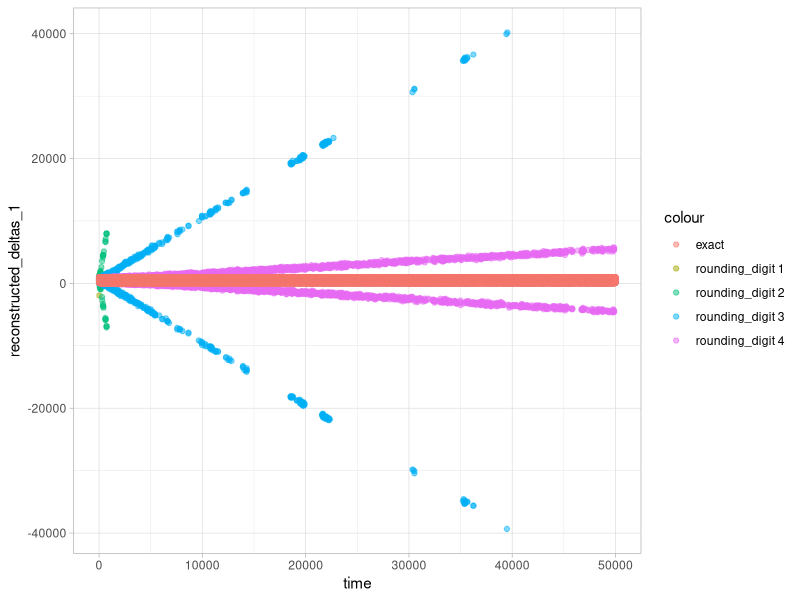
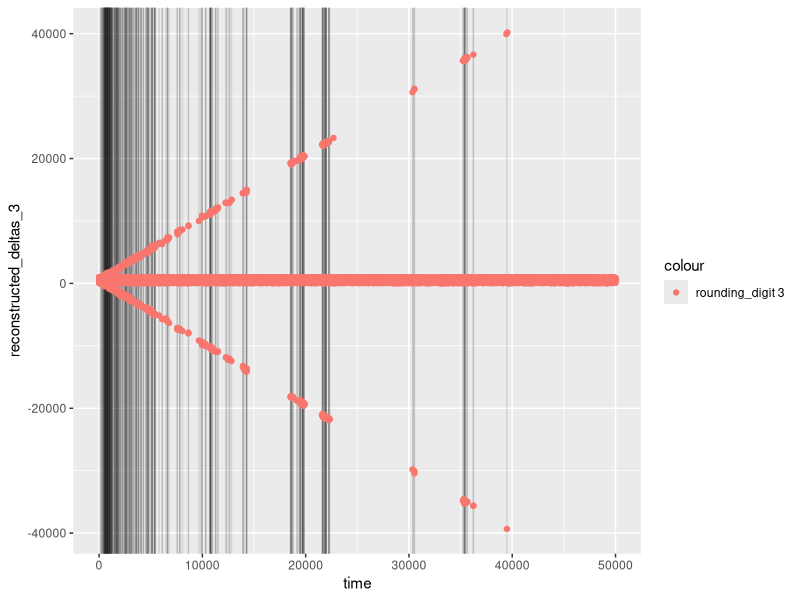
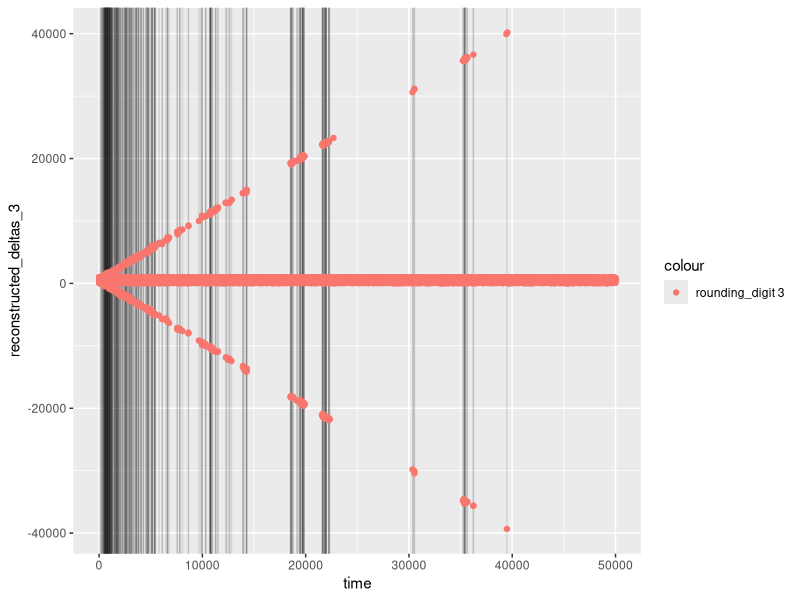

Source code (R) for these figures, in order:
## ---- chunk 1
library(tidyverse)
library(ggthemes)
library(gridExtra)
## ---- chunk 2
timepoints <- 50000
min_delta <- 0
max_delta <- 1000

time <- seq(from=1, to=timepoints, by=1)

getMonotonicIntegerRandomWalkDeltas <- function(boost=0) {
  diffs <- round(runif(timepoints, min_delta, max_delta+boost),0)
  return(diffs)
}

getReconstructionDeltaFrame <- function() {
  d_deltas = getMonotonicIntegerRandomWalkDeltas(0)
  d = cumsum(d_deltas)
  
  r_deltas = getMonotonicIntegerRandomWalkDeltas()
  r = cumsum(r_deltas)
  
  totals <- d+r
  
  reconstruct_deltas <- function(cum_votes, totals, rounding_digit) {
    rounded_pcts <- round(d / totals, rounding_digit)
    reconstruction <- rounded_pcts * totals
    reconstructed_deltas <- c(reconstruction[1], diff(reconstruction))
    return(reconstructed_deltas)
  }
  
  df <- data.frame(
    time=time,
    d=d,
    r=r,
    reconstructed_deltas_5 = reconstruct_deltas(d, totals, 5),
    reconstructed_deltas_4 = reconstruct_deltas(d, totals, 4),
    reconstructed_deltas_3 = reconstruct_deltas(d, totals, 3),
    reconstructed_deltas_2 = reconstruct_deltas(d, totals, 2),
    reconstructed_deltas_1 = reconstruct_deltas(d, totals, 1),
    reconstructed_deltas_0 = reconstruct_deltas(d, totals, 0),
    deltas=d_deltas,
    totals=totals
  )
}

df <- getReconstructionDeltaFrame()

alpha <- 0.5
g <- ggplot(df)  + 
  geom_point(aes(x=time, y=reconstructed_deltas_1, col='rounding_digit 1'), alpha=alpha) +
  geom_point(aes(x=time, y=reconstructed_deltas_2, col='rounding_digit 2'), alpha=alpha) +
  geom_point(aes(x=time, y=reconstructed_deltas_3, col='rounding_digit 3'), alpha=alpha) +
  geom_point(aes(x=time, y=reconstructed_deltas_4, col='rounding_digit 4'), alpha=alpha) +
  geom_point(aes(x=time, y=deltas, col='exact'), alpha=alpha) + 
  theme_light()

g
## ---- chunk 3
mod <- function(n, d){
  # Sugar to make mod functions easier to read
  return(n %% d)
}

digit <- function(number, n){
  # Getting the nth digit of a number
  return(number*(10**n) - floor((10**(n-1))*number)*10)
}

## ---- chunk 4

conditionOne <- function(n, vp, tp, v, t) {
  # Applicable when D4(v+) >= 5 and D4(v) >= 5
  Vdeltas <- vp - v
  Tdeltas <- tp - t
  return(Vdeltas < (mod((10**n)*vp, tp) - mod((10**n)*v, t) - Tdeltas) / (10**n))
}

conditionTwo <- function(n, vp, tp, v, t) {
  # Applicable when D4(v+) >= 5 and D4(v) < 5
  Vdeltas <- vp - v
  Tdeltas <- tp - t
  return(Vdeltas < (mod((10**n)*vp, tp) - mod((10**n)*v, t) - tp) / (10**n))
}

conditionThree <- function(n, vp, tp, v, t) {
  # Applicable when D4(v+) < 5 and D4(v) >= 5
  Vdeltas <- vp - v
  Tdeltas <- tp - t
  return(Vdeltas < (mod((10**n)*vp, tp) - mod((10**n)*v, t) + t) / (10**n))
}

conditionFour <- function(n, vp, tp, v, t) {
  # Applicable when D4(v+) < 5 and D4(v) < 5
  Vdeltas <- vp - v
  Tdeltas <- tp - t
  return(Vdeltas < (mod((10**n)*vp, tp) - mod((10**n)*v, t)) / (10**n))
}

meetsConditions <- function(roundingDigit, votes, totals) {
  # Return a vector where we satisfy a condition for returning a negative delta
  
  # We're only really concerned with steps where there was a previous timestep, so we set up
  # vp,tp--vectors for the 'next timestamp' in the equations above, and 
  # v, t--vectors for the current timestamp
  v <- votes[1:length(votes)-1]
  t <- totals[1:length(totals)-1]
  vp <- votes[2:length(votes)]
  tp <- totals[2:length(totals)]
  
  shares <- v / t
  sharesP <- vp / tp
  
  d <- digit(shares, roundingDigit + 1)
  dP <- digit(sharesP, roundingDigit + 1)
  
  meetsConditions <- logical(length(v))
  
  idx <- dP >= 5 & d >= 5
  meetsConditions[idx] <- conditionOne(roundingDigit, vp[idx], tp[idx], v[idx], t[idx])
  print(sum(meetsConditions[idx]))
  

  idx <- dP >= 5 & d < 5
  meetsConditions[idx] <- conditionTwo(roundingDigit, vp[idx], tp[idx], v[idx], t[idx])
  print(sum(meetsConditions[idx]))

  idx <- dP < 5 & d >= 5
  meetsConditions[idx] <- conditionThree(roundingDigit, vp[idx], tp[idx], v[idx], t[idx])
  print(sum(meetsConditions[idx]))

  idx <- dP < 5 & d < 5
  meetsConditions[idx] <- conditionFour(roundingDigit, vp[idx], tp[idx], v[idx], t[idx]) 
  print(sum(meetsConditions[idx]))
  
  # pad left
  meetsConditions <- c(FALSE, meetsConditions)
  
  return(meetsConditions)
  
}

meetsConditions <- meetsConditions(3, df$d, df$totals)

locs <- seq(1, length(df$totals), 1)[meetsConditions]
trueLocs <- seq(1, length(df$totals), 1)[df$reconstructed_deltas_3 < 0]

regions <- ggplot(df) + 
  geom_vline(xintercept=locs, alpha=0.1) +
   #geom_vline(xintercept=trueLocs, color='red', alpha=0.1) +
  geom_point(aes(x=time, y=reconstructed_deltas_3, col='rounding_digit 3'))

regions

ggsave(file='rounding-sim-regions.png',regions)
## ---- chunk 5
sum(meetsConditions)
trueLocs 
locs

